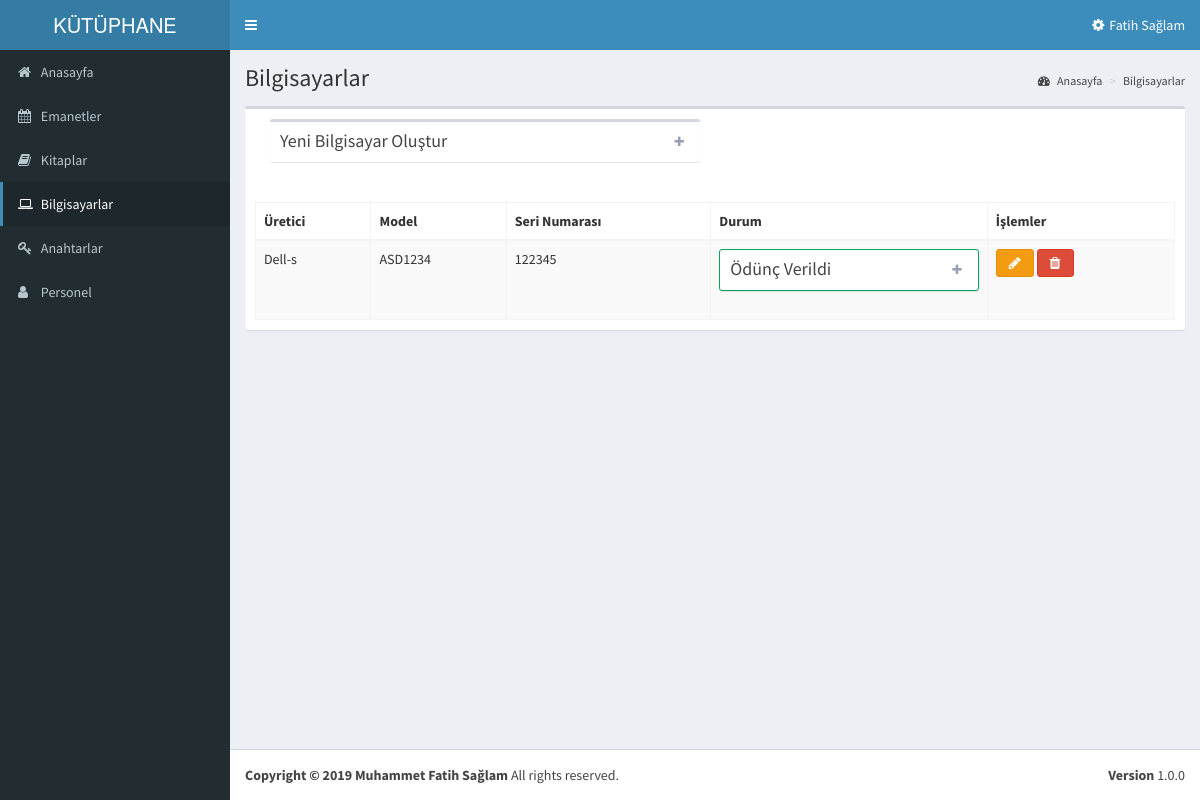
Page /computers.php?lang=tr (signed in) on the committed database.
### tables this page shows
CREATE TABLE IF NOT EXISTS `computers` (
  `computerId` int(11) NOT NULL AUTO_INCREMENT,
  `manufacturer` varchar(25) NOT NULL,
  `model` varchar(25) NOT NULL,
  `serialNo` varchar(25) NOT NULL,
  `computerStatus` int(11) NOT NULL,
  PRIMARY KEY (`computerId`)
);

### computers.php (the view, shortened to what this page needs)
<?php
if((!isset($_SESSION["login"]))||($_SESSION["auth"]=="0")){
?>
<meta http-equiv="refresh" content="0;URL=login.php">
<?php
} else
{
?>
<?php include("header.php") ?>
  <div class="content-wrapper">
    <section class="content-header">
      <h1>
        <?=$lang["Computers"];?>
      </h1>
      <ol class="breadcrumb">
        <li class="active"><a href="#"><i class="fa fa-dashboard"></i> <?=$lang["Homepage"];?></a></li>
        <li><a href="#"><?=$lang["Computers"];?></a></li>
      </ol>
    </section>
    <section class="content">
      <div class="row">
        <div class="col-xs-12">
          <div class="box">
            <div class="box-header">
			 <div class="col-md-6">
          <div class="box box-default collapsed-box">
            <div class="box-header with-border">
              <h3 class="box-title"><?=$lang["Add_New_Computer"];?></h3>
              <div class="box-tools">
                <button type="button" class="btn btn-box-tool" data-widget="collapse"><i class="fa fa-plus"></i>
                </button>
              </div>
            </div>
          </div>
        </div>
            </div>
            <div class="box-body">
              <table id="example1" class="table table-bordered table-striped">
                <thead>
				  <tr>
					<th><?=$lang["Manufacturer"];?></th>
					<th><?=$lang["Model"];?></th>
					<th><?=$lang["Serial_Number"];?></th>
					<th><?=$lang["Status"];?></th>
					<th><?=$lang["Operations"];?></th>
				  </tr>
				</thead>
				<tbody>
					<?php
					$pullComputer=$connection->query("select * from computers")->fetchAll(PDO::FETCH_ASSOC);
					foreach ($pullComputer as $pulledComputer)
					{
					?>
				  <tr>
					<td><?=$pulledComputer['manufacturer'];?></td>
					<td><?=$pulledComputer['model'];?></td>
					<td><?=$pulledComputer['serialNo'];?></td>
					<td>
					<div class="box box-default collapsed-box" style="border:1px solid #00a65a;">
						<div class="box-header with-border">
						  <h4 class="box-title"><?php if($pulledComputer['computerStatus']=='0')echo $lang["In_inventory"]; else echo $lang["Lent"];?></h4>
						  <div class="box-tools">
							<button type="button" class="btn btn-box-tool" data-widget="collapse"><i class="fa fa-plus"></i>
							</button>
						  </div>
						</div>
					</div>
					</td>
					<td>
					  <span class="button-group">
						<button type="button" class="btn btn-warning fa fa-pencil" data-toggle="modal" data-target="#myModal"></button>
						<a href="computer-delete.php?computerId=<?=$pulledComputer['computerId'];?>" onclick="return confirm('<?=$lang["Are_you_sure_to_delete"];?>');" class="fa fa-trash btn btn-danger"></a>
					  </span>
					</td>
				  </tr>
				  <?php } ?>
				</tbody>
              </table>
            </div>
          </div>
        </div>
      </div>
    </section>
  </div>
 <?php
	include("footer.php");
 ?>
<?php	} ?>

### rows in the picture
computers: manufacturer "Dell-s", model "ASD1234", serialNo "122345"

### other values in the picture
$lang["LIBRARY_RECORDS"] "KÜTÜPHANE…"
$_SESSION["enteredPerson"] "Fatih Sağlam"
$lang["Homepage"] "Anasayfa"
$lang["Loans"] "Emanetler"
$lang["Books"] "Kitaplar"
$lang["Computers"] "Bilgisayarlar"
$lang["Keys"] "Anahtarlar"
$lang['Personnel'] "Personel"
$lang["Add_New_Computer"] "Yeni Bilgisayar Oluştur"
$lang["Manufacturer"] "Üretici"
$lang["Model"] "Model"
$lang["Serial_Number"] "Seri Numarası"
$lang["Status"] "Durum"
$lang["Operations"] "İşlemler"
